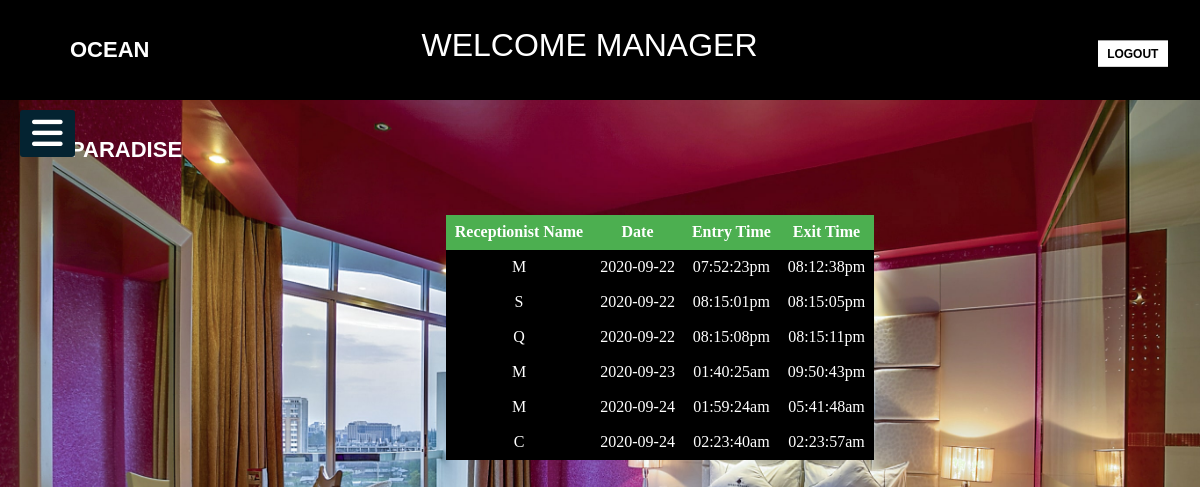
The app's page /Hotel-Management-System-io/manager/receptionist_attendance.php (signed in) with its own data.
### tables this page shows
CREATE TABLE `receptionist_timing` (
  `serial` int(11) NOT NULL,
  `user_name` varchar(20) NOT NULL,
  `date` varchar(15) NOT NULL,
  `entry_time` varchar(15) NOT NULL,
  `exit_time` varchar(15) NOT NULL,
  `u_date` varchar(60) NOT NULL
);

### Hotel-Management-System-io/manager/receptionist_attendance.php (the view, shortened to what this page needs)
<?php
include('../rss/Dheader&navbarfor_manager.php');
include "../database/db_connect.php";
if(isset($_SESSION['user_name']))
{
  $info = attendance();
}
else{
    header("Location: ../login.php");
}
function attendance(){
     global $con;
      $sql = "select * from receptionist_timing";
      $result = mysqli_query($con,$sql);
      return $result;
}
?>
  <section>
       <div class="main-section">
         <div class="dashbord">
           <div class="icon-section">
            <center> <table  id="table" border='1'>
            <thead>
                        <th>Receptionist Name</th>
                        <th>Date</th>
                        <th>Entry Time</th>
                        <th>Exit Time</th>
                     </thead>
                     <tbody>
                       <?php
                         foreach($info as $infos)
                         {
                            echo "<tr>";
                            echo "<td>".$infos["user_name"]."</td>";
                            echo "<td>".$infos["date"]."</td>";
                            echo "<td>".$infos["entry_time"]."</td>";
                            echo "<td>".$infos["exit_time"]."</td>";
                            echo "</tr>";
                         }
                       ?>
                     </tbody>
                   </table>
           </div>
         </div>
       </div>
     </section>
</body>
</html>

### Hotel-Management-System-io/css/blank2.css (style rules this page uses)
* { margin: 0; padding: 0; }
body { background: url(../css/image/Manager.jpg); background-size: 100% 110%; width: 100%; height: 100vh; }
* { padding: 0; margin: 0; list-style: none; text-decoration: none; }
body { font-family: "Roboto", sans-serif; }

### Hotel-Management-System-io/css/managerdashboard.css (style rules this page uses)
.main-section { width: 80%; margin: 0 auto; text-align: center; padding: 0px 5px; }
.dashbord { width: 62%; display: inline-block; background-color: #34495e; color: #fff; margin-top: 50px; }

### Hotel-Management-System-io/manager/receptionist_attendance.php (style rules this page uses)
.dashbord { width: 62%; display: inline-block; color: #fff; margin-top: 50px; background: transparent; }
table { border-collapse: collapse; color: white; border: transparent; }
th, td { text-align: center; padding: 8px; font-family: cursive; background: black; }
th { background-color: #4CAF50; color: white; }
table tr:not(:first-child) { cursor: pointer;transition: all .25s ease-in-out; }

### records on screen
receptionist_timing: user_name "M", date "2020-09-22", entry_time "07:52:23pm", exit_time "08:12:38pm"
receptionist_timing: user_name "S", date "2020-09-22", entry_time "08:15:01pm", exit_time "08:15:05pm"
receptionist_timing: user_name "Q", date "2020-09-22", entry_time "08:15:08pm", exit_time "08:15:11pm"
receptionist_timing: user_name "M", date "2020-09-23", entry_time "01:40:25am", exit_time "09:50:43pm"
receptionist_timing: user_name "M", date "2020-09-24", entry_time "01:59:24am", exit_time "05:41:48am"
receptionist_timing: user_name "C", date "2020-09-24", entry_time "02:23:40am", exit_time "02:23:57am"
